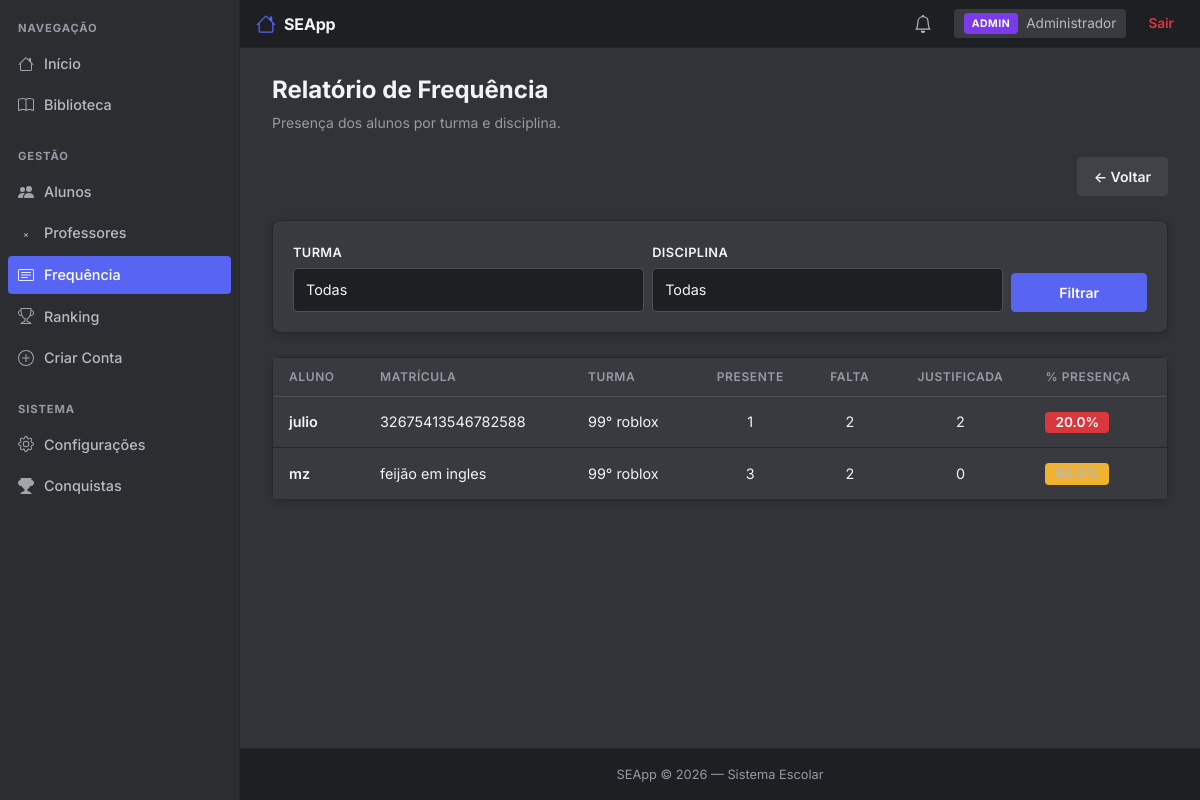
The app's page /frequencia/relatorio (signed in) with its own data.
### app/models/usuario.py (models this page shows, shortened)
class Usuario(db.Model):
    __tablename__ = 'usuarios'
    id = db.Column(db.Integer, primary_key=True)
    nome = db.Column(db.String(100), nullable=False)
    email = db.Column(db.String(120), unique=True, nullable=False)
    senha = db.Column(db.String(255), nullable=False)
    tipo = db.Column(db.String(20), nullable=False, default='aluno')
    foto = db.Column(db.String(200), nullable=True)
    criado_em = db.Column(db.DateTime, default=datetime.utcnow)
    @property
    def senha_criptografada(self):
        return self.senha

### app/models/aluno.py (models this page shows, shortened)
class Aluno(db.Model):
    __tablename__ = 'alunos'
    id = db.Column(db.Integer, primary_key=True)
    usuario_id = db.Column(db.Integer, db.ForeignKey('usuarios.id'), unique=True, nullable=False)
    matricula = db.Column(db.String(50), unique=True, nullable=False)
    data_nascimento = db.Column(db.Date, nullable=True)
    serie = db.Column(db.String(20), nullable=True)
    turma = db.Column(db.String(20), nullable=True)
    telefone = db.Column(db.String(20), nullable=True)
    responsaveis = db.Column(db.Text, nullable=True)  # JSON string
    notas = db.Column(db.Text, nullable=True)  # JSON string
    usuario = db.relationship('Usuario', backref='aluno_rel', uselist=False, lazy=True)

### app/routes/frequencia.py (the view)
@frequencia_bp.route("/frequencia/relatorio")
def relatorio():
    if 'usuario_id' not in session:
        return redirect(url_for('auth.login'))
    if not is_staff():
        flash("Acesso negado.", "danger")
        return redirect(url_for('dashboard.index'))
    turma = request.args.get("turma", "")
    disciplina = request.args.get("disciplina", "")
    frequencias = Frequencia.query.order_by(Frequencia.data.desc()).all()
    if disciplina:
        frequencias = [f for f in frequencias if f.disciplina == disciplina]
    if turma:
        turma_norm = normalizar(turma)
        frequencias = [
            f for f in frequencias
            if f.aluno and f.aluno.turma and normalizar(f.aluno.turma) == turma_norm
        ]
    alunos_stats = {}
    for f in frequencias:
        aluno = f.aluno
        if not aluno:
            continue
        key = aluno.id
        if key not in alunos_stats:
            alunos_stats[key] = {
                "id": aluno.id,
                "nome": aluno.usuario.nome if aluno.usuario else "Sem nome",
                "matricula": aluno.matricula,
                "turma": aluno.turma,
                "presente": 0,
                "falta": 0,
                "justificada": 0
            }
        if f.status == "presente":
            alunos_stats[key]["presente"] += 1
        elif f.status == "falta":
            alunos_stats[key]["falta"] += 1
        elif f.status == "justificada":
            alunos_stats[key]["justificada"] += 1
    for key, stats in alunos_stats.items():
        total = stats["presente"] + stats["falta"] + stats["justificada"]
        stats["total"] = total
        stats["percentual"] = round((stats["presente"] / total) * 100, 1) if total > 0 else 0
    turmas = sorted(set(a.turma for a in Aluno.query.all() if a.turma))
    disciplinas = ["Matemática", "Português", "Ciências", "História", "Geografia", "Inglês", "Artes", "Educação Física"]
    return render_template(
        "frequencia/relatorio.html",
        alunos_stats=list(alunos_stats.values()),
        turmas=turmas,
        disciplinas=disciplinas,
        turma_filtro=turma,
        disciplina_filtro=disciplina
    )

### app/routes/frequencia.py (called while the page is built)
def is_staff():
    return session.get("tipo") in ["admin", "diretor", "professor"]

### templates/frequencia/relatorio.html (shortened to what this page needs)
{% extends 'base.html' %}
{% block content %}
<div class="page-title">Relatório de Frequência</div>
<div class="page-subtitle">Presença dos alunos por turma e disciplina.</div>
<div class="d-flex justify-content-end mb-4">
    <a href="{{ url_for('dashboard.index') }}" class="btn btn-secondary">← Voltar</a>
</div>
<div class="card mb-4">
    <div class="card-body">
        <form method="GET" class="row g-2 align-items-end">
            <div class="col-md-5">
                <label class="form-label">Turma</label>
                <select name="turma" class="form-control">
                    <option value="">Todas</option>
                </select>
            </div>
            <div class="col-md-5">
                <label class="form-label">Disciplina</label>
                <select name="disciplina" class="form-control">
                    <option value="">Todas</option>
                </select>
            </div>
            <div class="col-md-2">
                <button type="submit" class="btn btn-primary w-100">Filtrar</button>
            </div>
        </form>
    </div>
</div>
<div class="card">
    <div class="card-body p-0">
        {% if alunos_stats %}
        <div class="table-responsive">
            <table class="table mb-0">
                <thead>
                    <tr>
                        <th>Aluno</th>
                        <th>Matrícula</th>
                        <th>Turma</th>
                        <th style="text-align: center;">Presente</th>
                        <th style="text-align: center;">Falta</th>
                        <th style="text-align: center;">Justificada</th>
                        <th>% Presença</th>
                    </tr>
                </thead>
                <tbody>
                    {% for stats in alunos_stats %}
                    <tr>
                        <td class="fw-semibold">{{ stats.nome }}</td>
                        <td>{{ stats.matricula or '-' }}</td>
                        <td>{{ stats.turma or '-' }}</td>
                        <td style="text-align: center; color: #34D399;">{{ stats.presente }}</td>
                        <td style="text-align: center; color: #F87171;">{{ stats.falta }}</td>
                        <td style="text-align: center; color: #FBBF24;">{{ stats.justificada }}</td>
                        <td>
                            <span class="badge {% if stats.percentual >= 75 %}bg-success{% elif stats.percentual >= 50 %}bg-warning text-dark{% else %}bg-danger{% endif %}" style="font-size: 0.85rem;">
                                {{ stats.percentual }}%
                            </span>
                        </td>
                    </tr>
                    {% endfor %}
                </tbody>
            </table>
        </div>
        {% endif %}
    </div>
</div>
{% endblock %}

### static/css/style.css (style rules this page uses)
:root { --bg: #313338; --bg-sidebar: #2B2D31; --bg-nav: #1E1F22; --surface: #383A40; --surface-hover: #404248; --border: #26272B; --border-2: #4E5058; --text: #F2F3F5; --text-2: #B5BAC1; --text-3: #949BA4; --primary: #5865F2; --primary-hover: #4752C4; --success: #23A55A; --success-hover: #1E8F4C; --danger: #DA373C; --danger-hover: #A12828; --warning: #F0B232; --warning-hover: #D89E2A; --radius: 8px; --radius-sm: 4px; --shadow: 0 2px 10px rgba(0,0,0,0.2); --shadow-lg: 0 8px 24px rgba(0,0,0,0.4); }
* { margin: 0; padding: 0; box-sizing: border-box; }
html, body { height: 100%; background: var(--bg); }
body { background: var(--bg); color: var(--text); font-family: "Inter", -apple-system, BlinkMacSystemFont, "Segoe UI", Roboto, sans-serif; font-size: 15px; line-height: 1.5; min-height: 100vh; display: flex; flex-direction: column; -webkit-font-smoothing: antialiased; }
a { text-decoration: none; color: var(--primary); transition: color 0.15s; }
.page-title { font-size: 1.5rem; font-weight: 700; color: var(--text); margin-bottom: 4px; }
.page-subtitle { color: var(--text-3); font-size: 0.875rem; margin-bottom: 24px; }
.card { background: var(--surface); border: 1px solid var(--border); border-radius: var(--radius); box-shadow: var(--shadow); }
.card-body { padding: 20px; }
.form-label { color: var(--text); font-size: 0.8rem; font-weight: 600; margin-bottom: 6px; text-transform: uppercase; letter-spacing: 0.03em; }
.form-control, .form-select { background: var(--bg-nav) !important; color: var(--text) !important; border: 1px solid var(--border-2) !important; border-radius: var(--radius-sm) !important; padding: 10px 12px !important; font-size: 0.9rem; transition: border-color 0.15s, box-shadow 0.15s; }
.form-control::placeholder { color: var(--text-3) !important; }
.btn { font-size: 0.875rem; font-weight: 600; padding: 8px 16px; border-radius: var(--radius-sm); transition: background 0.15s; border: 1px solid transparent; display: inline-flex; align-items: center; justify-content: center; gap: 6px; --bs-btn-focus-box-shadow: none !important; --bs-btn-active-shadow: none !important; }
.btn-primary { background-color: var(--primary) !important; border-color: var(--primary) !important; color: #fff !important; --bs-btn-color: #fff; --bs-btn-bg: var(--primary); --bs-btn-border-color: var(--primary); --bs-btn-hover-color: #fff; --bs-btn-hover-bg: var(--primary-hover); --bs-btn-hover-border-color: var(--primary-hover); --bs-btn-focus-shadow-rgb: 0, 0, 0; --bs-btn-active-color: #fff; --bs-btn-active-bg: var(--primary); --bs-btn-active-border-color: var(--primary); }
.btn-secondary { background: var(--surface-hover); border-color: var(--surface-hover); color: var(--text); }
.table { color: var(--text) !important; --bs-table-bg: transparent; --bs-table-border-color: var(--border); margin-bottom: 0; border-collapse: separate; border-spacing: 0; }
.table thead th { background: var(--surface) !important; color: var(--text-3) !important; font-size: 0.75rem; font-weight: 600; text-transform: uppercase; letter-spacing: 0.05em; border-bottom: 1px solid var(--border-2) !important; border-top: none !important; padding: 10px 16px; text-align: left; }
.table tbody td { background: transparent !important; color: var(--text) !important; border-bottom: 1px solid var(--border) !important; padding: 14px 16px; font-size: 0.9rem; vertical-align: middle; }
.table tbody tr:last-child td { border-bottom: none !important; }
.card .card-body.p-0, .card .table-responsive { background: var(--surface); }
.card .table tbody td, .card .table tbody tr { background: var(--surface) !important; }
.table tbody td { color: var(--text) !important; }
.table tbody td .text-dark, .table tbody td .text-secondary, .table tbody td small { color: var(--text-2) !important; }
.table .fw-semibold { color: var(--text) !important; }
.badge { font-size: 0.72rem; font-weight: 600; padding: 4px 10px; border-radius: 4px; }
.bg-danger { background: var(--danger) !important; color: white !important; }
.bg-warning { background: var(--warning) !important; color: #1E1F22 !important; }
.btn, .btn-primary, .btn-success, .btn-danger, .btn-warning, .btn-secondary, .btn-outline-secondary { --bs-btn-focus-box-shadow: none !important; --bs-btn-active-shadow: none !important; box-shadow: none !important; outline: none !important; }
.btn { -webkit-tap-highlight-color: transparent; }
a, button { -webkit-tap-highlight-color: transparent; }

### records on screen
Usuario: nome "julio"
Aluno: matricula "32675413546782588", turma "99° roblox"
Usuario: nome "mz"
Aluno: matricula "feijão em ingles", turma "99° roblox"

### other values on screen
{{ session.get("tipo", "").upper() }} "ADMIN"
{{ session["usuario"] }} "Administrador"
{{ stats.presente }} "1" "3"
{{ stats.falta }} "2" "2"
{{ stats.justificada }} "2" "0"
{{ stats.percentual }} "20.0"
